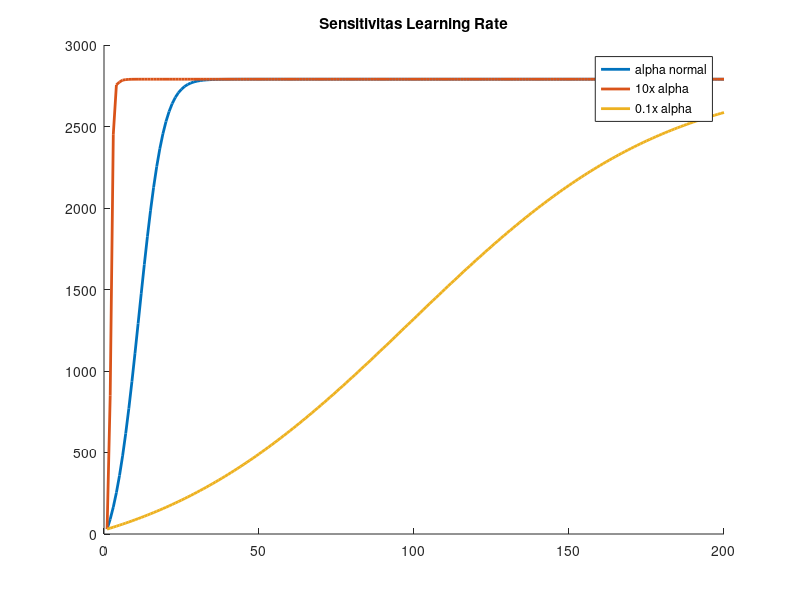
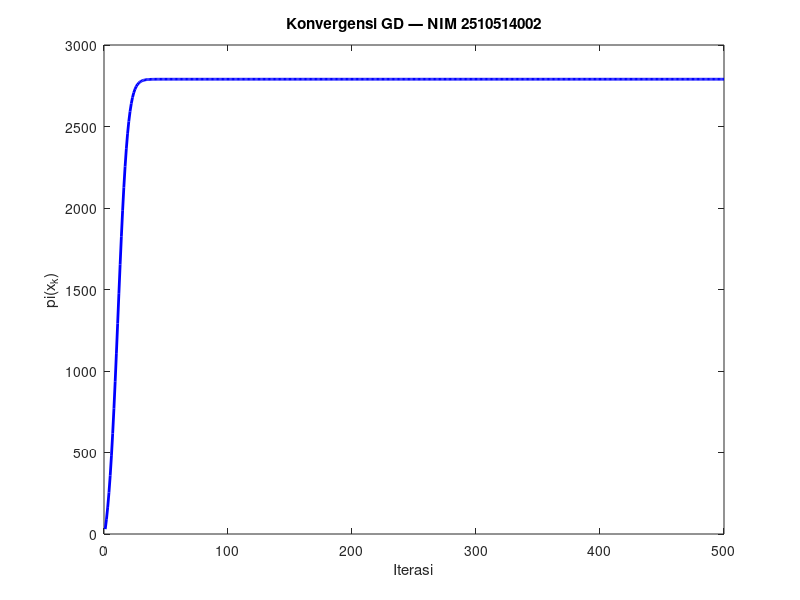

Write MATLAB code to recreate these figures, in order.
% UTS Matematika Sains Data — Semester Genap 2025/2026
% Soal 6 — optimasi harga produk via gradient descent
% Nama: Nazla Aliza Pasya | NIM: 2510514002
% Parameter: N=2, a=0, b=2, K=3, theta0=10, alpha=0.003
% =====================================================
clc; clear; close all; a=0; b=2; K=3; alpha_lr=0.003;
pi_fn=@(x) -(a+1)*x.^3+(b+5)*K*x.^2+100*x-K^2*10;
dpi=@(x) -3*(a+1)*x.^2+(2*(b+5)*K)*x+100;
% Gradient Descent 500 iterasi
x_gd=1; hist_x=zeros(500,1); hist_pi=zeros(500,1);
for k=1:500
  hist_x(k)=x_gd; hist_pi(k)=pi_fn(x_gd);
  x_gd=x_gd+alpha_lr*dpi(x_gd);
end
fprintf('x* GD = %.6f\n',x_gd);
figure; plot(1:500,hist_pi,'b-','LineWidth',2);
xlabel('Iterasi'); ylabel('pi(x_k)');
title('Konvergensi GD — NIM 2510514002');
% Sensitivitas alpha
alphas=[alpha_lr,10*alpha_lr,0.1*alpha_lr];
labels={'alpha normal','10x alpha','0.1x alpha'};
figure; hold on;
for i=1:3; xv=1; hp=zeros(200,1);
  for k=1:200; hp(k)=pi_fn(xv); xv=xv+alphas(i)*dpi(xv); end
  plot(1:200,hp,'LineWidth',2); end
legend(labels); title('Sensitivitas Learning Rate');
saveas(gcf,'fig_s6_gd.png');
